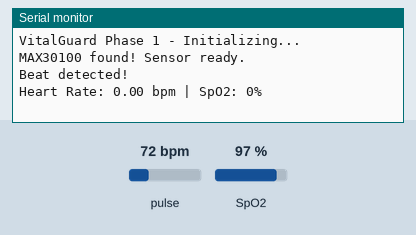
A sketch run on a simulated ESP32. Parts: the last lines printed to the serial monitor. The inputs (shaded band) are chosen by the test bench; at power-on: pulse 72 bpm, SpO2 97 %.

Above: at 1.2 s.
1.3 s: pulse set to 42 bpm
At 2.7 s:
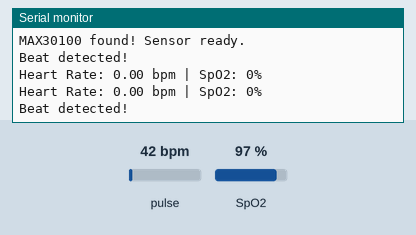
2.8 s: SpO2 set to 80 %
At 3.6 s:
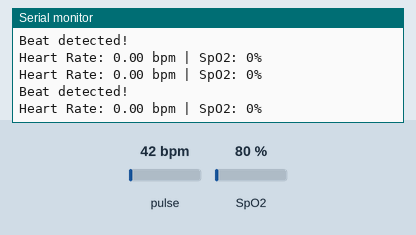
4.3 s: pulse set to 70 bpm
At 7.8 s:
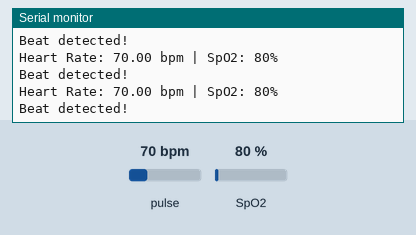
Timing chart, 0 to 9.3 s (numbered marks = the images above; inputs shaded):
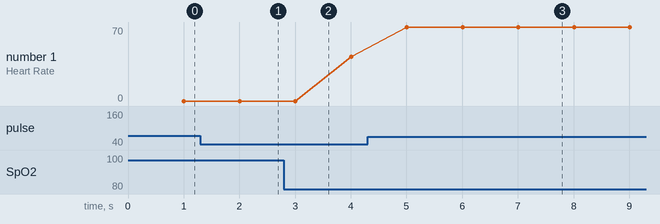

The sketch:

VitalGuard_Phase1.ino
```cpp
#include <Wire.h>
#include "MAX30100_PulseOximeter.h"

PulseOximeter pox;
uint32_t tsLastReport = 0;

void onBeatDetected() {
    Serial.println("Beat detected!");
}

void setup() {
    Serial.begin(115200);
    Serial.println("VitalGuard Phase 1 - Initializing...");
    Wire.begin(22,21);

    if (!pox.begin()) {
        Serial.println("ERROR: MAX30100 not found!");
        Serial.println("Check wiring:");
        Serial.println("  SDA -> GPIO 21");
        Serial.println("  SCL -> GPIO 22");
        Serial.println("  VIN -> 3V3");
        Serial.println("  GND -> GND");
        while(true);
    }

    Serial.println("MAX30100 found! Sensor ready.");
    pox.setOnBeatDetectedCallback(onBeatDetected);
}

void loop() {
    pox.update();

    if (millis() - tsLastReport > 1000) {
        Serial.print("Heart Rate: ");
        Serial.print(pox.getHeartRate());
        Serial.print(" bpm | SpO2: ");
        Serial.print(pox.getSpO2());
        Serial.println("%");
        tsLastReport = millis();
    }
}
```

Measured:
- after the input at 4.3 s, the serial monitor: prints a new line after 0.71 s (image 3)
- plotted number 1: 42 → 70 after the input at 4.3 s
